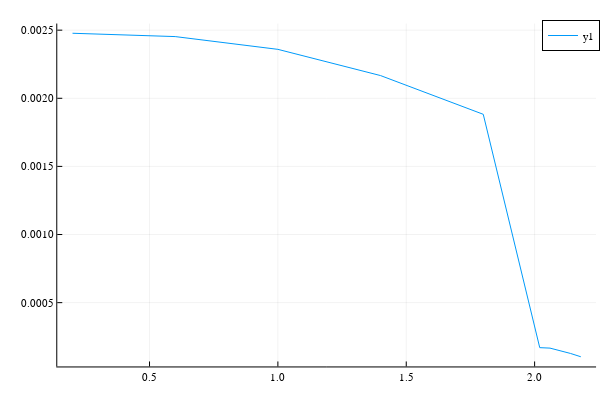

Source (notebook cell):
### Code cell
##
plot(spans, cdi)

### Figure 1 — Plotly figure (JSON) as saved in the notebook; plotly's stock layout.template omitted (floating-point values rounded to 4 significant figures)
{"data": [{"colorbar": {"title": ""}, "legendgroup": "y1", "line": {"color": "rgba(0, 154, 250, 1.000)", "dash": "solid", "shape": "linear", "width": 1}, "mode": "lines", "name": "y1", "showlegend": true, "type": "scatter", "x": [0.2, 0.6, 1, 1.4, 1.8, 2.02, 2.06, 2.1, 2.14, 2.18], "xaxis": "x", "y": [0.002477, 0.002453, 0.002359, 0.002167, 0.001882, 0.0001697, 0.0001662, 0.0001488, 0.000127, 0.0001028], "yaxis": "y", "zmax": null, "zmin": null}], "layout": {"annotations": [], "height": 400, "legend": {"bgcolor": "rgba(255, 255, 255, 1.000)", "bordercolor": "rgba(0, 0, 0, 1.000)", "borderwidth": 1, "font": {"color": "rgba(0, 0, 0, 1.000)", "family": "sans-serif", "size": 11}, "tracegroupgap": 0, "traceorder": "normal", "x": 1, "xanchor": "auto", "y": 1, "yanchor": "auto"}, "margin": {"b": 20, "l": 0, "r": 0, "t": 20}, "paper_bgcolor": "rgba(255, 255, 255, 1.000)", "plot_bgcolor": "rgba(255, 255, 255, 1.000)", "showlegend": true, "width": 600, "xaxis": {"anchor": "y", "domain": [0.09545, 0.9934], "gridcolor": "rgba(0, 0, 0, 0.100)", "gridwidth": 0.5, "linecolor": "rgba(0, 0, 0, 1.000)", "mirror": false, "range": [0.1406, 2.239], "showgrid": true, "showline": true, "showticklabels": true, "tickangle": 0, "tickcolor": "rgb(0, 0, 0)", "tickfont": {"color": "rgba(0, 0, 0, 1.000)", "family": "sans-serif", "size": 11}, "tickmode": "array", "ticks": "inside", "ticktext": ["0.5", "1.0", "1.5", "2.0"], "tickvals": [0.5, 1, 1.5, 2], "title": "", "titlefont": {"color": "rgba(0, 0, 0, 1.000)", "family": "sans-serif", "size": 15}, "type": "-", "visible": true, "zeroline": false, "zerolinecolor": "rgba(0, 0, 0, 1.000)"}, "yaxis": {"anchor": "x", "domain": [0.03762, 0.9902], "gridcolor": "rgba(0, 0, 0, 0.100)", "gridwidth": 0.5, "linecolor": "rgba(0, 0, 0, 1.000)", "mirror": false, "range": [3.158e-05, 0.002549], "showgrid": true, "showline": true, "showticklabels": true, "tickangle": 0, "tickcolor": "rgb(0, 0, 0)", "tickfont": {"color": "rgba(0, 0, 0, 1.000)", "family": "sans-serif", "size": 11}, "tickmode": "array", "ticks": "inside", "ticktext": ["0.0005", "0.0010", "0.0015", "0.0020", "0.0025"], "tickvals": [0.0005, 0.001, 0.0015, 0.002, 0.0025], "title": "", "titlefont": {"color": "rgba(0, 0, 0, 1.000)", "family": "sans-serif", "size": 15}, "type": "-", "visible": true, "zeroline": false, "zerolinecolor": "rgba(0, 0, 0, 1.000)"}}}
